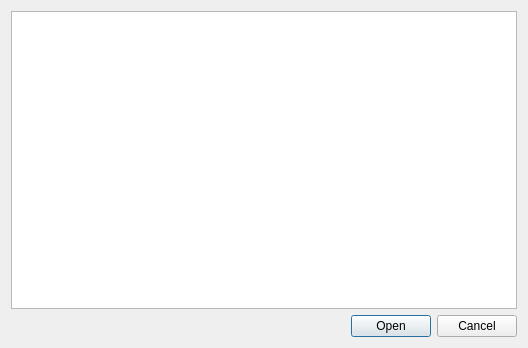
<?xml version="1.0" encoding="UTF-8"?>
<ui version="4.0">
 <class>GDriveDialog</class>
 <widget class="QDialog" name="GDriveDialog">
  <property name="geometry">
   <rect>
    <x>0</x>
    <y>0</y>
    <width>528</width>
    <height>348</height>
   </rect>
  </property>
  <property name="windowTitle">
   <string>Open from Google Drive</string>
  </property>
  <layout class="QGridLayout" name="gridLayout">
   <item row="0" column="0">
    <layout class="QVBoxLayout" name="verticalLayout">
     <item>
      <widget class="QTreeView" name="tree">
       <property name="editTriggers">
        <set>QAbstractItemView::NoEditTriggers</set>
       </property>
       <property name="selectionMode">
        <enum>QAbstractItemView::ExtendedSelection</enum>
       </property>
       <attribute name="headerVisible">
        <bool>false</bool>
       </attribute>
      </widget>
     </item>
     <item>
      <widget class="QDialogButtonBox" name="buttonBox">
       <property name="orientation">
        <enum>Qt::Horizontal</enum>
       </property>
       <property name="standardButtons">
        <set>QDialogButtonBox::Cancel|QDialogButtonBox::Open</set>
       </property>
      </widget>
     </item>
    </layout>
   </item>
  </layout>
 </widget>
 <resources/>
 <connections>
  <connection>
   <sender>buttonBox</sender>
   <signal>accepted()</signal>
   <receiver>GDriveDialog</receiver>
   <slot>accept()</slot>
   <hints>
    <hint type="sourcelabel">
     <x>248</x>
     <y>254</y>
    </hint>
    <hint type="destinationlabel">
     <x>157</x>
     <y>274</y>
    </hint>
   </hints>
  </connection>
  <connection>
   <sender>buttonBox</sender>
   <signal>rejected()</signal>
   <receiver>GDriveDialog</receiver>
   <slot>reject()</slot>
   <hints>
    <hint type="sourcelabel">
     <x>316</x>
     <y>260</y>
    </hint>
    <hint type="destinationlabel">
     <x>286</x>
     <y>274</y>
    </hint>
   </hints>
  </connection>
 </connections>
</ui>
